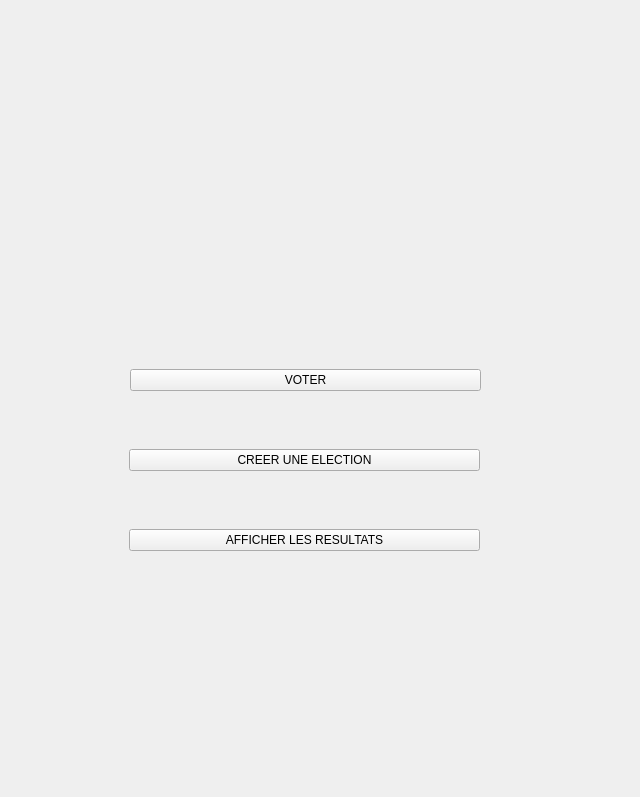
<?xml version="1.0" encoding="UTF-8"?>
<ui version="4.0">
 <class>MainWindow</class>
 <widget class="QMainWindow" name="MainWindow">
  <property name="geometry">
   <rect>
    <x>0</x>
    <y>0</y>
    <width>640</width>
    <height>797</height>
   </rect>
  </property>
  <property name="windowTitle">
   <string>MainWindow</string>
  </property>
  <widget class="QWidget" name="centralwidget">
   <widget class="QWidget" name="horizontalLayoutWidget">
    <property name="geometry">
     <rect>
      <x>129</x>
      <y>420</y>
      <width>351</width>
      <height>80</height>
     </rect>
    </property>
    <layout class="QHBoxLayout" name="horizontalLayout">
     <item>
      <widget class="QPushButton" name="buttonSetUp">
       <property name="text">
        <string>CREER UNE ELECTION</string>
       </property>
      </widget>
     </item>
    </layout>
   </widget>
   <widget class="QWidget" name="horizontalLayoutWidget_2">
    <property name="geometry">
     <rect>
      <x>129</x>
      <y>500</y>
      <width>351</width>
      <height>80</height>
     </rect>
    </property>
    <layout class="QHBoxLayout" name="horizontalLayout_2">
     <item>
      <widget class="QPushButton" name="buttonResults">
       <property name="text">
        <string>AFFICHER LES RESULTATS</string>
       </property>
      </widget>
     </item>
    </layout>
   </widget>
   <widget class="QWidget" name="verticalLayoutWidget">
    <property name="geometry">
     <rect>
      <x>130</x>
      <y>360</y>
      <width>351</width>
      <height>61</height>
     </rect>
    </property>
    <layout class="QVBoxLayout" name="verticalLayout">
     <item>
      <widget class="QPushButton" name="buttonVote">
       <property name="text">
        <string>VOTER</string>
       </property>
      </widget>
     </item>
     <item>
      <spacer name="horizontalSpacer">
       <property name="orientation">
        <enum>Qt::Horizontal</enum>
       </property>
       <property name="sizeHint" stdset="0">
        <size>
         <width>40</width>
         <height>20</height>
        </size>
       </property>
      </spacer>
     </item>
    </layout>
   </widget>
  </widget>
 </widget>
 <resources/>
 <connections/>
</ui>
